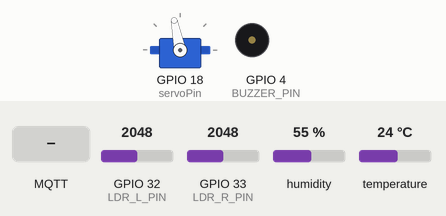
A sketch run on a simulated ESP32. On the bench: servo, buzzer (waves = sounding). Inputs (shaded band) come from the test bench; at power-on: GPIO 33 (LDR_R_PIN) = 2048, GPIO 32 (LDR_L_PIN) = 2048, humidity 55 %, temperature 24 °C. WiFi joins after 1.5 s; servers stay silent unless stated; network time is answered at once with the bench clock; the local clock reads 2024-03-15 10:24:30 at power-on unless the sketch sets it; no MQTT or app messages arrive unless stated; what the sketch prints to the serial monitor is not drawn.

Above: at 2.7 s.
2.8 s: GPIO 33 (LDR_R_PIN) set to 140
At 3.9 s:
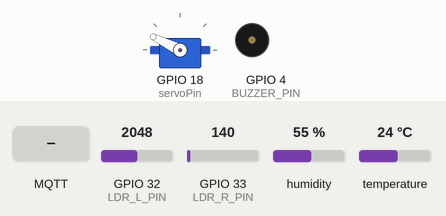
4.8 s: MQTT message "EE-21_Manager" arrives on the second subscribed topic
At 5.5 s:
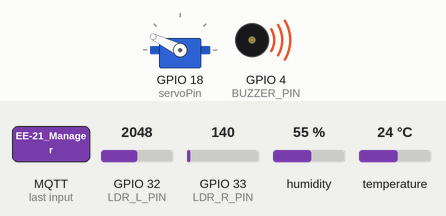
6.3 s: GPIO 32 (LDR_L_PIN) set to 146
7.8 s: GPIO 32 (LDR_L_PIN) set to 131
At 9.2 s:
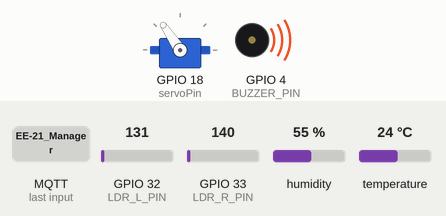
9.6 s: MQTT message "EE-21_Manager" arrives on the first subscribed topic
At 10.4 s:
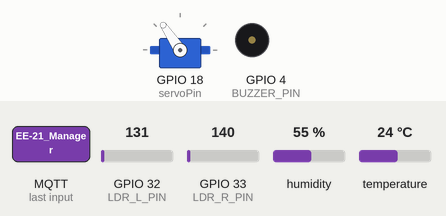
11.1 s: MQTT message "EE-21_Manager" arrives on the third subscribed topic
At 11.7 s:
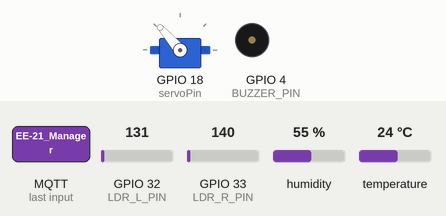
Timing chart, 0 to 13.6 s (numbered marks = the images above; inputs shaded):
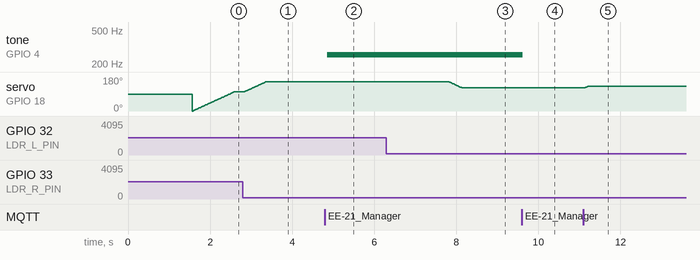

Measured:
- the behaviour switches between 140 and 139 on GPIO 32 (LDR_L_PIN) (found by bisection; images 2 and 3)
- after the input at 2.8 s, servo on GPIO 18 (servoPin): moves from 101° to 154° over 0.52 s, starting at once
- after the input at 4.8 s, tone on GPIO 4 (BUZZER_PIN): silent → 256 Hz after 0.06 s
- after the input at 6.3 s, every drawn part: stays the same
- after the input at 7.8 s, servo on GPIO 18 (servoPin): moves from 154° to 124° over 0.30 s, starting at once
- after the input at 9.6 s, tone on GPIO 4 (BUZZER_PIN): 256 Hz → silent at once
- after the input at 11.1 s, servo on GPIO 18 (servoPin): 124° → 131° at once

The sketch:

sketch.ino
```cpp
#include <PubSubClient.h>
#include <WiFi.h>
#include "DHTesp.h"
#include <NTPClient.h>
#include <WiFiUdp.h>
#include <ESP32Servo.h>

#define BUZZER_PIN 4
#define LDR_R_PIN 33
#define LDR_L_PIN 32

const int servoPin = 18;
double gammavalve = 0.75;
Servo myservo;
int current_pos =0;
int pos = 0;
double T_offset = 30;
float min_angle = 0;
int D = 0;
int I = 0;

const int dhtPin = 14;
char tempar[6];
char sensorLarr[6];
char sensorRarr[6];

WiFiClient espClient;
PubSubClient mqttClient(espClient);
DHTesp dhtSensor;

WiFiUDP ntpUDP;
NTPClient timeClient(ntpUDP);

bool isScheduledON = false;
unsigned long scheduledOnTime;

void setup() {
  Serial.begin(115200);
  setupWifi();
  setupMqtt();
  dhtSensor.setup(dhtPin,DHTesp::DHT22);
  timeClient.begin();
  timeClient.setTimeOffset(5.5*3600);

  pinMode(BUZZER_PIN, OUTPUT);
  pinMode(LDR_R_PIN, INPUT);
  pinMode(LDR_L_PIN, INPUT);
  digitalWrite(BUZZER_PIN, LOW);
  myservo.attach(servoPin, 500, 2400);
}

void loop() {
  if(!mqttClient.connected()){
    connectToBroker();
  }

  mqttClient.loop();
  updatetemp();
  mqttClient.publish("EE-21",tempar);
  mqttClient.publish("EE-21_LDR_L", sensorLarr);
  mqttClient.publish("EE-21_LDR_R", sensorRarr);
  checkSchedule();
  motorAngle();
  if(min_angle>current_pos){
    for (pos = current_pos; pos <= min_angle; pos += 1) {
    myservo.write(pos);
    delay(10);}
    current_pos= min_angle;
  }
  else if(min_angle<current_pos){
  for (pos = current_pos; pos >= min_angle; pos -= 1) {
    myservo.write(pos);
    delay(10);}
    current_pos= min_angle;
  }}

void setupWifi(){
  WiFi.begin("Wokwi-GUEST", "");
  while(WiFi.status() != WL_CONNECTED){
    delay(500);
    Serial.print(".");
  }

  Serial.println("");
  Serial.println("wiFi Connected");
  Serial.println("IP address :");
  Serial.println(WiFi.localIP());
}

void setupMqtt(){
  mqttClient.setServer("test.mosquitto.org",1883);
  mqttClient.setCallback(recieveCallback);
}

void connectToBroker(){
  while(!mqttClient.connected()){
    Serial.print("Attempting the mqtt connection ");
    if(mqttClient.connect("ESP32-12212332")){
      Serial.println("Connected");
      mqttClient.subscribe("EE-21_Manager");
      mqttClient.subscribe("EE-21_Alarm");
      mqttClient.subscribe("EE-21_Angle");
      mqttClient.subscribe("EE-21_Control");
    }
    else{
      Serial.print("Failed");
      Serial.print(mqttClient.state());
      delay(5000);
    }
  }
}

void recieveCallback(char* topic, byte* payload, unsigned int length){
  Serial.print("Message arrived [");
  Serial.print(topic);
  Serial.print("] ");

  char payloadCharAr[length];
  for(int i=0;i < length; i++){
    Serial.print((char)payload[i]);
    payloadCharAr[i] = (char)payload[i];
  }
  Serial.println();

  if(strcmp(topic,"EE-21_Manager") == 0){
    if(payloadCharAr[0] =='1'){
      //tone(BUZZER_PIN,256);
    }
    else{
      noTone(BUZZER_PIN);
    }}
    else if(strcmp(topic,"EE-21_Alarm") == 0){
    if(payloadCharAr[0] =='A'){
      isScheduledON = false;
    }
    else{
      isScheduledON = true;
      scheduledOnTime = atol(payloadCharAr);
    }}
      else if(strcmp(topic,"EE-21_Angle") == 0){
        T_offset = atof(payloadCharAr);
    }
      else if(strcmp(topic,"EE-21_Control") == 0){
        gammavalve = atof(payloadCharAr);}}

void updatetemp(){
  TempAndHumidity data = dhtSensor.getTempAndHumidity();
  String(data.temperature,2).toCharArray(tempar,6);
}

unsigned long getTime(){
  timeClient.update();
  return timeClient.getEpochTime();
}

void checkSchedule(){
  if(isScheduledON){
    unsigned long currentTime = getTime();
    if(currentTime >= scheduledOnTime){
      tone(BUZZER_PIN,256);
      isScheduledON = false;
      mqttClient.publish("EE-21_SwitchON","1");
      mqttClient.publish("EE-21_AlarmON","0");
      Serial.print("Schedule ON");
    }
  }
}

void motorAngle(){
  int sensorL =analogRead(LDR_L_PIN);
  int sensorR =analogRead(LDR_R_PIN);
  String(sensorL).toCharArray(sensorLarr,6);
  String(sensorR).toCharArray(sensorRarr,6);

  double D = (sensorR>sensorL) ? 0.5 : 1.5;
  double min_VAL = min(sensorR,sensorL);
  double I = 1-(min_VAL-32)/4031;
  min_angle = min(180.0,((T_offset*D)+(180-T_offset)*I*gammavalve));
}
```
